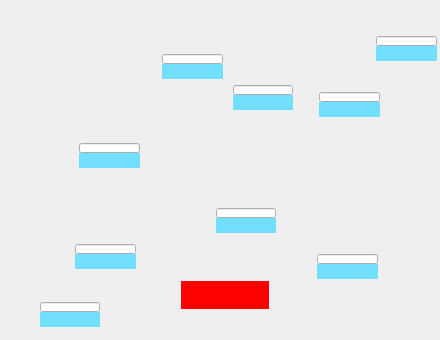
<?xml version="1.0" ?>
<ui version="4.0">
  <class>optics-R2-13-1-kohzuGraphic</class>
  <widget class="QWidget" name="screen">
    <property name="geometry">
      <rect>
        <x>10</x>
        <y>10</y>
        <width>440</width>
        <height>340</height>
      </rect>
    </property>
    <property name="styleSheet">
      <string notr="true">QWidget#screen {
  color: rgb(0, 0, 0);
  background-color: rgb(187, 187, 187);
  }</string>
    </property>
    <property name="windowTitle">
      <string>optics-R2-13-1-kohzuGraphic</string>
    </property>
    <widget class="QWidget" name="image">
      <property name="geometry">
        <rect>
          <x>0</x>
          <y>0</y>
          <width>440</width>
          <height>340</height>
        </rect>
      </property>
      <property name="toolTip">
        <string>TBA widget: image</string>
      </property>
    </widget>
    <widget class="QWidget" name="message_button_23">
      <property name="geometry">
        <rect>
          <x>181</x>
          <y>281</y>
          <width>88</width>
          <height>28</height>
        </rect>
      </property>
      <property name="styleSheet">
        <string notr="true">QWidget#message_button_23 {
  color: rgb(251, 243, 74);
  background-color: rgb(253, 0, 0);
  }</string>
      </property>
      <property name="toolTip">
        <string>TBA widget: message_button_23</string>
      </property>
    </widget>
    <widget class="QWidget" name="rectangle_31">
      <property name="geometry">
        <rect>
          <x>38</x>
          <y>288</y>
          <width>64</width>
          <height>40</height>
        </rect>
      </property>
      <property name="styleSheet">
        <string notr="true">QWidget#rectangle_31 {
  color: rgb(0, 0, 0);
  }</string>
      </property>
      <property name="toolTip">
        <string>TBA widget: rectangle_31</string>
      </property>
    </widget>
    <widget class="PyDMLineEdit" name="text_update_36">
      <property name="geometry">
        <rect>
          <x>40</x>
          <y>302</y>
          <width>60</width>
          <height>10</height>
        </rect>
      </property>
      <property name="styleSheet">
        <string notr="true">PyDMLineEdit#text_update_36 {
  color: rgb(42, 99, 228);
  background-color: rgb(218, 218, 218);
  }</string>
      </property>
      <property name="toolTip">
        <string>PV: ${P}BraggThetaRdbkAO</string>
      </property>
      <property name="readOnly">
        <bool>true</bool>
      </property>
      <property name="channel" stdset="0">
        <string>ca://${P}BraggThetaRdbkAO</string>
      </property>
    </widget>
    <widget class="QWidget" name="text_entry_78">
      <property name="geometry">
        <rect>
          <x>40</x>
          <y>312</y>
          <width>60</width>
          <height>15</height>
        </rect>
      </property>
      <property name="styleSheet">
        <string notr="true">QWidget#text_entry_78 {
  color: rgb(0, 0, 0);
  background-color: rgb(115, 223, 255);
  }</string>
      </property>
      <property name="toolTip">
        <string>TBA widget: text_entry_78</string>
      </property>
    </widget>
    <widget class="QWidget" name="text_128">
      <property name="geometry">
        <rect>
          <x>40</x>
          <y>290</y>
          <width>60</width>
          <height>12</height>
        </rect>
      </property>
      <property name="styleSheet">
        <string notr="true">QWidget#text_128 {
  color: rgb(251, 243, 74);
  }</string>
      </property>
      <property name="toolTip">
        <string>TBA widget: text_128</string>
      </property>
    </widget>
    <widget class="QWidget" name="rectangle_32">
      <property name="geometry">
        <rect>
          <x>73</x>
          <y>232</y>
          <width>64</width>
          <height>38</height>
        </rect>
      </property>
      <property name="styleSheet">
        <string notr="true">QWidget#rectangle_32 {
  color: rgb(255, 255, 255);
  }</string>
      </property>
      <property name="toolTip">
        <string>TBA widget: rectangle_32</string>
      </property>
    </widget>
    <widget class="QWidget" name="rectangle_33">
      <property name="geometry">
        <rect>
          <x>73</x>
          <y>232</y>
          <width>64</width>
          <height>38</height>
        </rect>
      </property>
      <property name="styleSheet">
        <string notr="true">QWidget#rectangle_33 {
  color: rgb(0, 0, 0);
  }</string>
      </property>
      <property name="toolTip">
        <string>TBA widget: rectangle_33</string>
      </property>
    </widget>
    <widget class="PyDMLineEdit" name="text_update_37">
      <property name="geometry">
        <rect>
          <x>75</x>
          <y>244</y>
          <width>61</width>
          <height>10</height>
        </rect>
      </property>
      <property name="styleSheet">
        <string notr="true">PyDMLineEdit#text_update_37 {
  color: rgb(42, 99, 228);
  background-color: rgb(218, 218, 218);
  }</string>
      </property>
      <property name="toolTip">
        <string>PV: ${P}${mTH}.RBV</string>
      </property>
      <property name="readOnly">
        <bool>true</bool>
      </property>
      <property name="channel" stdset="0">
        <string>ca://${P}${mTH}.RBV</string>
      </property>
    </widget>
    <widget class="QWidget" name="text_129">
      <property name="geometry">
        <rect>
          <x>75</x>
          <y>234</y>
          <width>61</width>
          <height>10</height>
        </rect>
      </property>
      <property name="styleSheet">
        <string notr="true">QWidget#text_129 {
  color: rgb(0, 0, 0);
  }</string>
      </property>
      <property name="toolTip">
        <string>TBA widget: text_129</string>
      </property>
    </widget>
    <widget class="QWidget" name="text_entry_79">
      <property name="geometry">
        <rect>
          <x>75</x>
          <y>254</y>
          <width>61</width>
          <height>15</height>
        </rect>
      </property>
      <property name="styleSheet">
        <string notr="true">QWidget#text_entry_79 {
  color: rgb(0, 0, 0);
  background-color: rgb(115, 223, 255);
  }</string>
      </property>
      <property name="toolTip">
        <string>TBA widget: text_entry_79</string>
      </property>
    </widget>
    <widget class="QWidget" name="text_130">
      <property name="geometry">
        <rect>
          <x>75</x>
          <y>218</y>
          <width>60</width>
          <height>14</height>
        </rect>
      </property>
      <property name="styleSheet">
        <string notr="true">QWidget#text_130 {
  color: rgb(0, 0, 0);
  }</string>
      </property>
      <property name="toolTip">
        <string>TBA widget: text_130</string>
      </property>
    </widget>
    <widget class="QWidget" name="rectangle_34">
      <property name="geometry">
        <rect>
          <x>77</x>
          <y>131</y>
          <width>64</width>
          <height>38</height>
        </rect>
      </property>
      <property name="styleSheet">
        <string notr="true">QWidget#rectangle_34 {
  color: rgb(255, 255, 255);
  }</string>
      </property>
      <property name="toolTip">
        <string>TBA widget: rectangle_34</string>
      </property>
    </widget>
    <widget class="PyDMLineEdit" name="text_update_38">
      <property name="geometry">
        <rect>
          <x>79</x>
          <y>143</y>
          <width>61</width>
          <height>10</height>
        </rect>
      </property>
      <property name="styleSheet">
        <string notr="true">PyDMLineEdit#text_update_38 {
  color: rgb(42, 99, 228);
  background-color: rgb(218, 218, 218);
  }</string>
      </property>
      <property name="toolTip">
        <string>PV: ${P}${mCHI2}.RBV</string>
      </property>
      <property name="readOnly">
        <bool>true</bool>
      </property>
      <property name="channel" stdset="0">
        <string>ca://${P}${mCHI2}.RBV</string>
      </property>
    </widget>
    <widget class="QWidget" name="text_entry_80">
      <property name="geometry">
        <rect>
          <x>79</x>
          <y>153</y>
          <width>61</width>
          <height>15</height>
        </rect>
      </property>
      <property name="styleSheet">
        <string notr="true">QWidget#text_entry_80 {
  color: rgb(0, 0, 0);
  background-color: rgb(115, 223, 255);
  }</string>
      </property>
      <property name="toolTip">
        <string>TBA widget: text_entry_80</string>
      </property>
    </widget>
    <widget class="QWidget" name="text_131">
      <property name="geometry">
        <rect>
          <x>79</x>
          <y>133</y>
          <width>61</width>
          <height>10</height>
        </rect>
      </property>
      <property name="styleSheet">
        <string notr="true">QWidget#text_131 {
  color: rgb(0, 0, 0);
  }</string>
      </property>
      <property name="toolTip">
        <string>TBA widget: text_131</string>
      </property>
    </widget>
    <widget class="QWidget" name="rectangle_35">
      <property name="geometry">
        <rect>
          <x>77</x>
          <y>131</y>
          <width>64</width>
          <height>38</height>
        </rect>
      </property>
      <property name="styleSheet">
        <string notr="true">QWidget#rectangle_35 {
  color: rgb(0, 0, 0);
  }</string>
      </property>
      <property name="toolTip">
        <string>TBA widget: rectangle_35</string>
      </property>
    </widget>
    <widget class="QWidget" name="text_132">
      <property name="geometry">
        <rect>
          <x>79</x>
          <y>117</y>
          <width>60</width>
          <height>14</height>
        </rect>
      </property>
      <property name="styleSheet">
        <string notr="true">QWidget#text_132 {
  color: rgb(0, 0, 0);
  }</string>
      </property>
      <property name="toolTip">
        <string>TBA widget: text_132</string>
      </property>
    </widget>
    <widget class="QWidget" name="rectangle_36">
      <property name="geometry">
        <rect>
          <x>160</x>
          <y>42</y>
          <width>64</width>
          <height>38</height>
        </rect>
      </property>
      <property name="styleSheet">
        <string notr="true">QWidget#rectangle_36 {
  color: rgb(255, 255, 255);
  }</string>
      </property>
      <property name="toolTip">
        <string>TBA widget: rectangle_36</string>
      </property>
    </widget>
    <widget class="QWidget" name="text_133">
      <property name="geometry">
        <rect>
          <x>162</x>
          <y>44</y>
          <width>61</width>
          <height>10</height>
        </rect>
      </property>
      <property name="styleSheet">
        <string notr="true">QWidget#text_133 {
  color: rgb(0, 0, 0);
  }</string>
      </property>
      <property name="toolTip">
        <string>TBA widget: text_133</string>
      </property>
    </widget>
    <widget class="PyDMLineEdit" name="text_update_39">
      <property name="geometry">
        <rect>
          <x>162</x>
          <y>54</y>
          <width>61</width>
          <height>10</height>
        </rect>
      </property>
      <property name="styleSheet">
        <string notr="true">PyDMLineEdit#text_update_39 {
  color: rgb(42, 99, 228);
  background-color: rgb(218, 218, 218);
  }</string>
      </property>
      <property name="toolTip">
        <string>PV: ${P}${mTH2}.RBV</string>
      </property>
      <property name="readOnly">
        <bool>true</bool>
      </property>
      <property name="channel" stdset="0">
        <string>ca://${P}${mTH2}.RBV</string>
      </property>
    </widget>
    <widget class="QWidget" name="text_entry_81">
      <property name="geometry">
        <rect>
          <x>162</x>
          <y>64</y>
          <width>61</width>
          <height>15</height>
        </rect>
      </property>
      <property name="styleSheet">
        <string notr="true">QWidget#text_entry_81 {
  color: rgb(0, 0, 0);
  background-color: rgb(115, 223, 255);
  }</string>
      </property>
      <property name="toolTip">
        <string>TBA widget: text_entry_81</string>
      </property>
    </widget>
    <widget class="QWidget" name="rectangle_37">
      <property name="geometry">
        <rect>
          <x>160</x>
          <y>42</y>
          <width>64</width>
          <height>38</height>
        </rect>
      </property>
      <property name="styleSheet">
        <string notr="true">QWidget#rectangle_37 {
  color: rgb(0, 0, 0);
  }</string>
      </property>
      <property name="toolTip">
        <string>TBA widget: rectangle_37</string>
      </property>
    </widget>
    <widget class="QWidget" name="text_134">
      <property name="geometry">
        <rect>
          <x>162</x>
          <y>28</y>
          <width>60</width>
          <height>14</height>
        </rect>
      </property>
      <property name="styleSheet">
        <string notr="true">QWidget#text_134 {
  color: rgb(0, 0, 0);
  }</string>
      </property>
      <property name="toolTip">
        <string>TBA widget: text_134</string>
      </property>
    </widget>
    <widget class="PyDMLineEdit" name="text_update_40">
      <property name="geometry">
        <rect>
          <x>233</x>
          <y>85</y>
          <width>60</width>
          <height>10</height>
        </rect>
      </property>
      <property name="styleSheet">
        <string notr="true">PyDMLineEdit#text_update_40 {
  color: rgb(42, 99, 228);
  background-color: rgb(218, 218, 218);
  }</string>
      </property>
      <property name="toolTip">
        <string>PV: ${P}${mZ2}.RBV</string>
      </property>
      <property name="readOnly">
        <bool>true</bool>
      </property>
      <property name="channel" stdset="0">
        <string>ca://${P}${mZ2}.RBV</string>
      </property>
    </widget>
    <widget class="QWidget" name="rectangle_38">
      <property name="geometry">
        <rect>
          <x>231</x>
          <y>73</y>
          <width>64</width>
          <height>38</height>
        </rect>
      </property>
      <property name="styleSheet">
        <string notr="true">QWidget#rectangle_38 {
  color: rgb(0, 0, 0);
  }</string>
      </property>
      <property name="toolTip">
        <string>TBA widget: rectangle_38</string>
      </property>
    </widget>
    <widget class="QWidget" name="text_135">
      <property name="geometry">
        <rect>
          <x>233</x>
          <y>75</y>
          <width>60</width>
          <height>10</height>
        </rect>
      </property>
      <property name="styleSheet">
        <string notr="true">QWidget#text_135 {
  color: rgb(0, 0, 0);
  }</string>
      </property>
      <property name="toolTip">
        <string>TBA widget: text_135</string>
      </property>
    </widget>
    <widget class="QWidget" name="text_entry_82">
      <property name="geometry">
        <rect>
          <x>233</x>
          <y>95</y>
          <width>60</width>
          <height>15</height>
        </rect>
      </property>
      <property name="styleSheet">
        <string notr="true">QWidget#text_entry_82 {
  color: rgb(0, 0, 0);
  background-color: rgb(115, 223, 255);
  }</string>
      </property>
      <property name="toolTip">
        <string>TBA widget: text_entry_82</string>
      </property>
    </widget>
    <widget class="QWidget" name="text_136">
      <property name="geometry">
        <rect>
          <x>233</x>
          <y>59</y>
          <width>60</width>
          <height>14</height>
        </rect>
      </property>
      <property name="styleSheet">
        <string notr="true">QWidget#text_136 {
  color: rgb(0, 0, 0);
  }</string>
      </property>
      <property name="toolTip">
        <string>TBA widget: text_136</string>
      </property>
    </widget>
    <widget class="QWidget" name="rectangle_39">
      <property name="geometry">
        <rect>
          <x>374</x>
          <y>24</y>
          <width>64</width>
          <height>38</height>
        </rect>
      </property>
      <property name="styleSheet">
        <string notr="true">QWidget#rectangle_39 {
  color: rgb(255, 255, 255);
  }</string>
      </property>
      <property name="toolTip">
        <string>TBA widget: rectangle_39</string>
      </property>
    </widget>
    <widget class="QWidget" name="text_137">
      <property name="geometry">
        <rect>
          <x>376</x>
          <y>26</y>
          <width>61</width>
          <height>10</height>
        </rect>
      </property>
      <property name="styleSheet">
        <string notr="true">QWidget#text_137 {
  color: rgb(0, 0, 0);
  }</string>
      </property>
      <property name="toolTip">
        <string>TBA widget: text_137</string>
      </property>
    </widget>
    <widget class="PyDMLineEdit" name="text_update_41">
      <property name="geometry">
        <rect>
          <x>376</x>
          <y>36</y>
          <width>61</width>
          <height>10</height>
        </rect>
      </property>
      <property name="styleSheet">
        <string notr="true">PyDMLineEdit#text_update_41 {
  color: rgb(42, 99, 228);
  background-color: rgb(218, 218, 218);
  }</string>
      </property>
      <property name="toolTip">
        <string>PV: ${P}${mY}.RBV</string>
      </property>
      <property name="readOnly">
        <bool>true</bool>
      </property>
      <property name="channel" stdset="0">
        <string>ca://${P}${mY}.RBV</string>
      </property>
    </widget>
    <widget class="QWidget" name="text_entry_83">
      <property name="geometry">
        <rect>
          <x>376</x>
          <y>46</y>
          <width>61</width>
          <height>15</height>
        </rect>
      </property>
      <property name="styleSheet">
        <string notr="true">QWidget#text_entry_83 {
  color: rgb(0, 0, 0);
  background-color: rgb(115, 223, 255);
  }</string>
      </property>
      <property name="toolTip">
        <string>TBA widget: text_entry_83</string>
      </property>
    </widget>
    <widget class="QWidget" name="rectangle_40">
      <property name="geometry">
        <rect>
          <x>374</x>
          <y>24</y>
          <width>64</width>
          <height>38</height>
        </rect>
      </property>
      <property name="styleSheet">
        <string notr="true">QWidget#rectangle_40 {
  color: rgb(0, 0, 0);
  }</string>
      </property>
      <property name="toolTip">
        <string>TBA widget: rectangle_40</string>
      </property>
    </widget>
    <widget class="QWidget" name="text_138">
      <property name="geometry">
        <rect>
          <x>376</x>
          <y>10</y>
          <width>60</width>
          <height>14</height>
        </rect>
      </property>
      <property name="styleSheet">
        <string notr="true">QWidget#text_138 {
  color: rgb(0, 0, 0);
  }</string>
      </property>
      <property name="toolTip">
        <string>TBA widget: text_138</string>
      </property>
    </widget>
    <widget class="QWidget" name="rectangle_41">
      <property name="geometry">
        <rect>
          <x>317</x>
          <y>80</y>
          <width>64</width>
          <height>38</height>
        </rect>
      </property>
      <property name="styleSheet">
        <string notr="true">QWidget#rectangle_41 {
  color: rgb(255, 255, 255);
  }</string>
      </property>
      <property name="toolTip">
        <string>TBA widget: rectangle_41</string>
      </property>
    </widget>
    <widget class="QWidget" name="text_139">
      <property name="geometry">
        <rect>
          <x>319</x>
          <y>82</y>
          <width>61</width>
          <height>10</height>
        </rect>
      </property>
      <property name="styleSheet">
        <string notr="true">QWidget#text_139 {
  color: rgb(0, 0, 0);
  }</string>
      </property>
      <property name="toolTip">
        <string>TBA widget: text_139</string>
      </property>
    </widget>
    <widget class="PyDMLineEdit" name="text_update_42">
      <property name="geometry">
        <rect>
          <x>319</x>
          <y>92</y>
          <width>61</width>
          <height>10</height>
        </rect>
      </property>
      <property name="styleSheet">
        <string notr="true">PyDMLineEdit#text_update_42 {
  color: rgb(42, 99, 228);
  background-color: rgb(218, 218, 218);
  }</string>
      </property>
      <property name="toolTip">
        <string>PV: ${P}${mX2}.RBV</string>
      </property>
      <property name="readOnly">
        <bool>true</bool>
      </property>
      <property name="channel" stdset="0">
        <string>ca://${P}${mX2}.RBV</string>
      </property>
    </widget>
    <widget class="QWidget" name="text_entry_84">
      <property name="geometry">
        <rect>
          <x>319</x>
          <y>102</y>
          <width>61</width>
          <height>15</height>
        </rect>
      </property>
      <property name="styleSheet">
        <string notr="true">QWidget#text_entry_84 {
  color: rgb(0, 0, 0);
  background-color: rgb(115, 223, 255);
  }</string>
      </property>
      <property name="toolTip">
        <string>TBA widget: text_entry_84</string>
      </property>
    </widget>
    <widget class="QWidget" name="rectangle_42">
      <property name="geometry">
        <rect>
          <x>317</x>
          <y>80</y>
          <width>64</width>
          <height>38</height>
        </rect>
      </property>
      <property name="styleSheet">
        <string notr="true">QWidget#rectangle_42 {
  color: rgb(0, 0, 0);
  }</string>
      </property>
      <property name="toolTip">
        <string>TBA widget: rectangle_42</string>
      </property>
    </widget>
    <widget class="QWidget" name="text_140">
      <property name="geometry">
        <rect>
          <x>319</x>
          <y>66</y>
          <width>60</width>
          <height>14</height>
        </rect>
      </property>
      <property name="styleSheet">
        <string notr="true">QWidget#text_140 {
  color: rgb(0, 0, 0);
  }</string>
      </property>
      <property name="toolTip">
        <string>TBA widget: text_140</string>
      </property>
    </widget>
    <widget class="PyDMLineEdit" name="text_update_43">
      <property name="geometry">
        <rect>
          <x>317</x>
          <y>254</y>
          <width>61</width>
          <height>10</height>
        </rect>
      </property>
      <property name="styleSheet">
        <string notr="true">PyDMLineEdit#text_update_43 {
  color: rgb(42, 99, 228);
  background-color: rgb(218, 218, 218);
  }</string>
      </property>
      <property name="toolTip">
        <string>PV: ${P}${mX}.RBV</string>
      </property>
      <property name="readOnly">
        <bool>true</bool>
      </property>
      <property name="channel" stdset="0">
        <string>ca://${P}${mX}.RBV</string>
      </property>
    </widget>
    <widget class="QWidget" name="rectangle_43">
      <property name="geometry">
        <rect>
          <x>315</x>
          <y>242</y>
          <width>64</width>
          <height>38</height>
        </rect>
      </property>
      <property name="styleSheet">
        <string notr="true">QWidget#rectangle_43 {
  color: rgb(0, 0, 0);
  }</string>
      </property>
      <property name="toolTip">
        <string>TBA widget: rectangle_43</string>
      </property>
    </widget>
    <widget class="QWidget" name="text_141">
      <property name="geometry">
        <rect>
          <x>317</x>
          <y>244</y>
          <width>61</width>
          <height>10</height>
        </rect>
      </property>
      <property name="styleSheet">
        <string notr="true">QWidget#text_141 {
  color: rgb(0, 0, 0);
  }</string>
      </property>
      <property name="toolTip">
        <string>TBA widget: text_141</string>
      </property>
    </widget>
    <widget class="QWidget" name="text_entry_85">
      <property name="geometry">
        <rect>
          <x>317</x>
          <y>264</y>
          <width>61</width>
          <height>15</height>
        </rect>
      </property>
      <property name="styleSheet">
        <string notr="true">QWidget#text_entry_85 {
  color: rgb(0, 0, 0);
  background-color: rgb(115, 223, 255);
  }</string>
      </property>
      <property name="toolTip">
        <string>TBA widget: text_entry_85</string>
      </property>
    </widget>
    <widget class="QWidget" name="text_142">
      <property name="geometry">
        <rect>
          <x>317</x>
          <y>228</y>
          <width>60</width>
          <height>14</height>
        </rect>
      </property>
      <property name="styleSheet">
        <string notr="true">QWidget#text_142 {
  color: rgb(0, 0, 0);
  }</string>
      </property>
      <property name="toolTip">
        <string>TBA widget: text_142</string>
      </property>
    </widget>
    <widget class="QWidget" name="rectangle_44">
      <property name="geometry">
        <rect>
          <x>214</x>
          <y>196</y>
          <width>64</width>
          <height>38</height>
        </rect>
      </property>
      <property name="styleSheet">
        <string notr="true">QWidget#rectangle_44 {
  color: rgb(255, 255, 255);
  }</string>
      </property>
      <property name="toolTip">
        <string>TBA widget: rectangle_44</string>
      </property>
    </widget>
    <widget class="QWidget" name="text_143">
      <property name="geometry">
        <rect>
          <x>216</x>
          <y>198</y>
          <width>60</width>
          <height>10</height>
        </rect>
      </property>
      <property name="styleSheet">
        <string notr="true">QWidget#text_143 {
  color: rgb(0, 0, 0);
  }</string>
      </property>
      <property name="toolTip">
        <string>TBA widget: text_143</string>
      </property>
    </widget>
    <widget class="PyDMLineEdit" name="text_update_44">
      <property name="geometry">
        <rect>
          <x>216</x>
          <y>208</y>
          <width>60</width>
          <height>10</height>
        </rect>
      </property>
      <property name="styleSheet">
        <string notr="true">PyDMLineEdit#text_update_44 {
  color: rgb(42, 99, 228);
  background-color: rgb(218, 218, 218);
  }</string>
      </property>
      <property name="toolTip">
        <string>PV: ${P}${mY1}.RBV</string>
      </property>
      <property name="readOnly">
        <bool>true</bool>
      </property>
      <property name="channel" stdset="0">
        <string>ca://${P}${mY1}.RBV</string>
      </property>
    </widget>
    <widget class="QWidget" name="text_entry_86">
      <property name="geometry">
        <rect>
          <x>216</x>
          <y>218</y>
          <width>60</width>
          <height>15</height>
        </rect>
      </property>
      <property name="styleSheet">
        <string notr="true">QWidget#text_entry_86 {
  color: rgb(0, 0, 0);
  background-color: rgb(115, 223, 255);
  }</string>
      </property>
      <property name="toolTip">
        <string>TBA widget: text_entry_86</string>
      </property>
    </widget>
    <widget class="QWidget" name="rectangle_45">
      <property name="geometry">
        <rect>
          <x>214</x>
          <y>196</y>
          <width>64</width>
          <height>38</height>
        </rect>
      </property>
      <property name="styleSheet">
        <string notr="true">QWidget#rectangle_45 {
  color: rgb(0, 0, 0);
  }</string>
      </property>
      <property name="toolTip">
        <string>TBA widget: rectangle_45</string>
      </property>
    </widget>
    <widget class="QWidget" name="text_144">
      <property name="geometry">
        <rect>
          <x>216</x>
          <y>182</y>
          <width>60</width>
          <height>14</height>
        </rect>
      </property>
      <property name="styleSheet">
        <string notr="true">QWidget#text_144 {
  color: rgb(0, 0, 0);
  }</string>
      </property>
      <property name="toolTip">
        <string>TBA widget: text_144</string>
      </property>
    </widget>
  </widget>
  <customwidgets>
    <customwidget>
      <class>PyDMLineEdit</class>
      <extends>QLineEdit</extends>
      <header>pydm.widgets.line_edit</header>
    </customwidget>
    <customwidget>
      <class>PyDMLabel</class>
      <extends>QLabel</extends>
      <header>pydm.widgets.label</header>
    </customwidget>
    <customwidget>
      <class>PyDMEmbeddedDisplay</class>
      <extends>QFrame</extends>
      <header>pydm.widgets.embedded_display</header>
    </customwidget>
    <customwidget>
      <class>PyDMRelatedDisplayButton</class>
      <extends>QPushButton</extends>
      <header>pydm.widgets.related_display_button</header>
    </customwidget>
  </customwidgets>
</ui>
